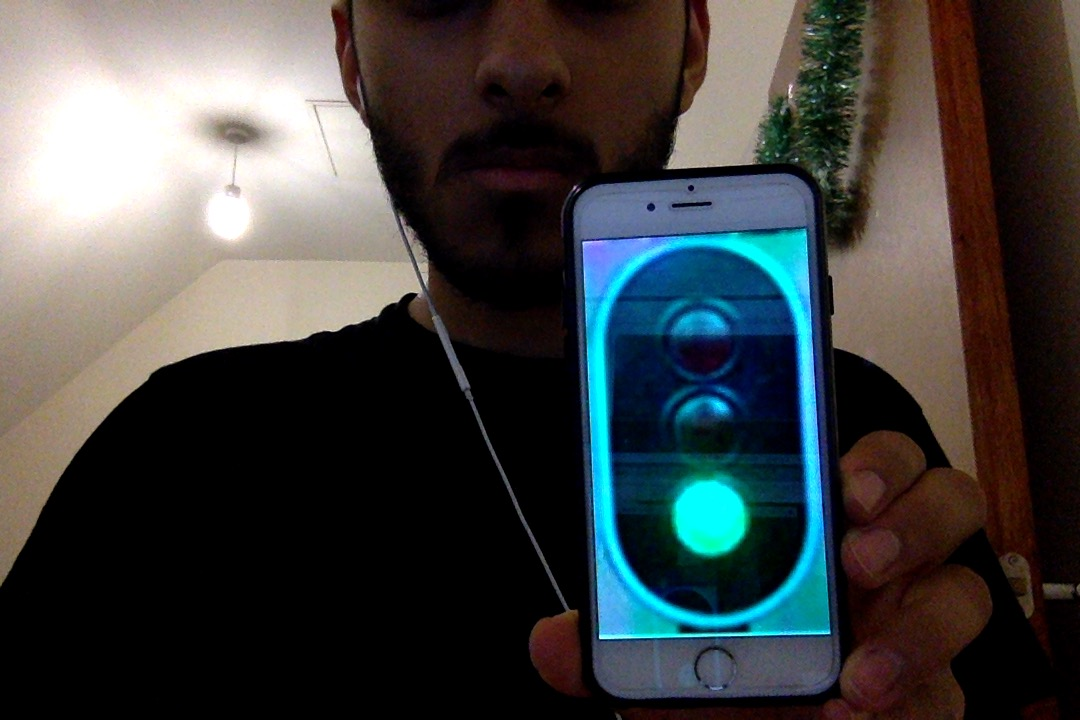
#> input picture Haar Cascade/Traffic Lights/greentraffic.jpg, 1080 x 720 px
$ python trafficstatic-with-detection.py
#> lines starting #> are read from the running program, lines starting #| are printed output that depends on the picture; after the words box and inside, x2 and y2 are one past the last pixel; in counts of white or black regions, pixels touching at a corner belong together
import numpy as np
import cv2

#Haar Cascade Detection
stopCascade = cv2.CascadeClassifier('traffic.xml')

#Red or Green Images
img = cv2.imread('greentraffic.jpg')
#> img is the input picture: shape (720, 1080, 3); mean B, G, R 66.1, 66.4, 64.5
#img = cv2.imread('redtraffic.jpg')

gray = cv2.cvtColor(img, cv2.COLOR_BGR2GRAY)
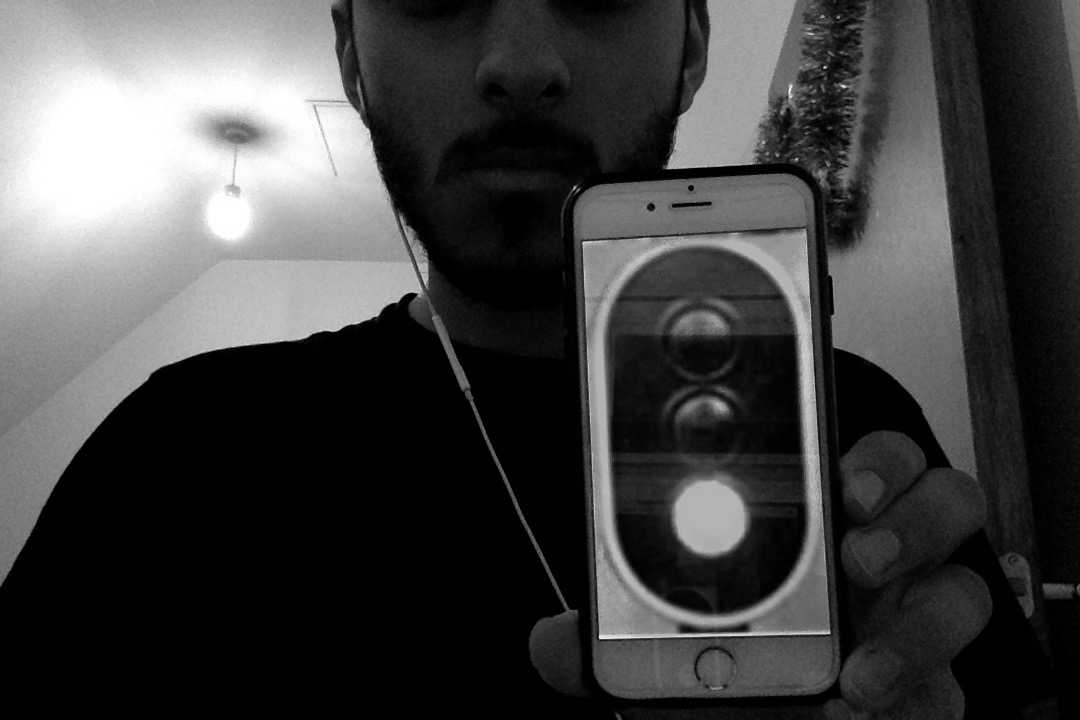
#> gray: shape (720, 1080); min 0, max 255, mean 65.8
stop = stopCascade.detectMultiScale(gray, 1.1, 2)
#> stop = [[590, 226, 237, 426]]

for (x,y,w,h) in stop:
    cv2.rectangle(img, (x,y), (x+w,y+h), (255,0,0),2)
    roi_gray = gray[y:y+h, x:x+w]
#> this loop made 1 pass
#> pass 1, `roi_gray = gray[y:y+h, x:x+w]`:
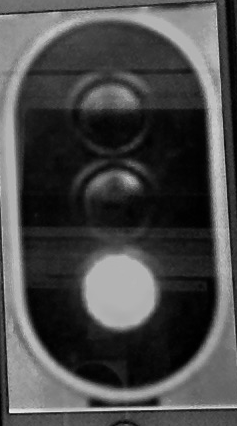
#> roi_gray: shape (426, 237); min 0, max 240, mean 72.5
#> after the loop:
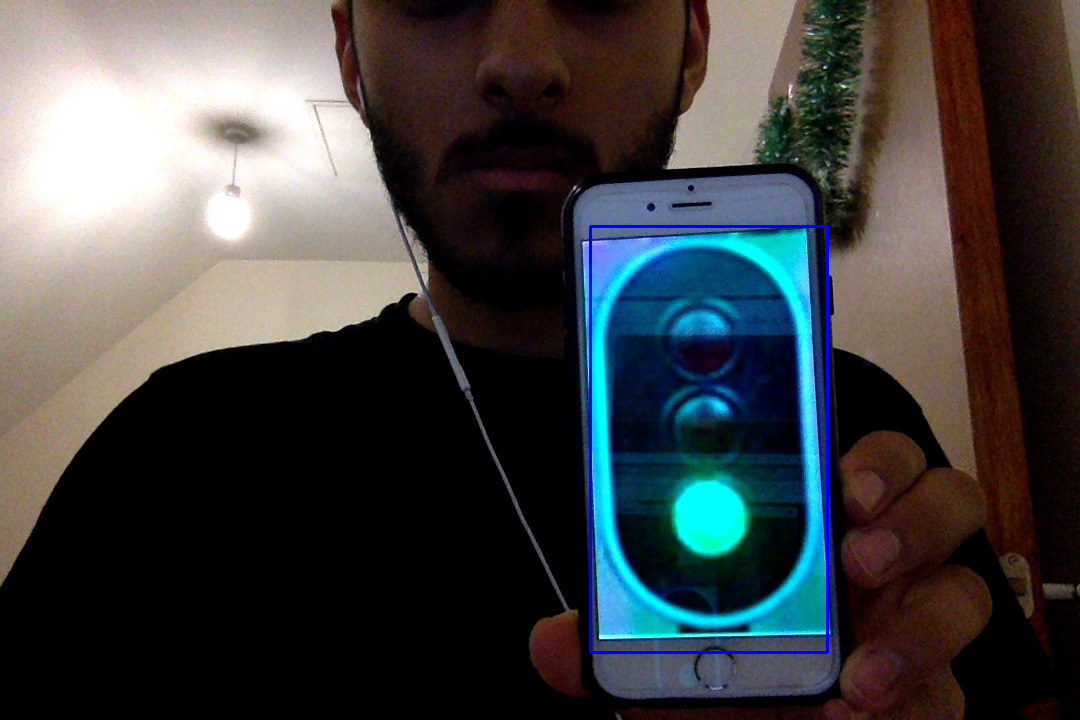
#> img: shape (720, 1080, 3); 0.51% of pixels changed, all inside (x1, y1, x2, y2) = (589, 225, 829, 654)

#cv2.imshow('img',roi_gray)
#cv2.waitKey(0)
#cv2.destroyAllWindows()

#Try to find the brightest spot
#Apply guassian blur to ROI in order to remove highe frequency noise from the image
newgray = cv2.GaussianBlur(roi_gray, (41, 41), 0)
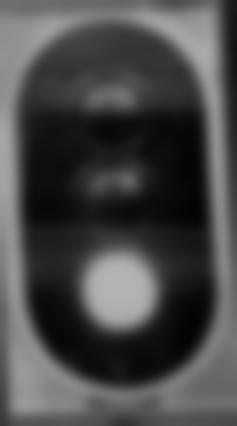
#> newgray: shape (426, 237); min 3, max 179, mean 72.6

(minVal, maxVal, minLoc, maxLoc) = cv2.minMaxLoc(newgray)
#> minVal = 3; maxVal = 179; minLoc = (192, 207); maxLoc = (116, 271)

cv2.circle(roi_gray, maxLoc, 42, (255, 0, 0), 2)
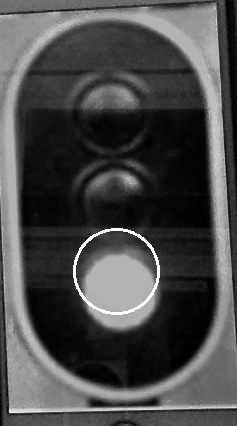
#> roi_gray: shape (426, 237); 0.79% of pixels changed, all inside (x1, y1, x2, y2) = (73, 228, 160, 315)

print(maxLoc)
#| (116, 271)

cv2.imshow("IMG", roi_gray)
cv2.waitKey(0)

#RED maxLoc = (149,148)
#RED seems to be in the y range of (100-170)
#GREEN maxLoc = (115, 272)
#GREEN seems to be in the y range of (230-295)
#Add an undiecided factor if it falls outside of these ranges

$ run again, with Haar Cascade/Traffic Lights/redtraffic.jpg copied over Haar Cascade/Traffic Lights/greentraffic.jpg
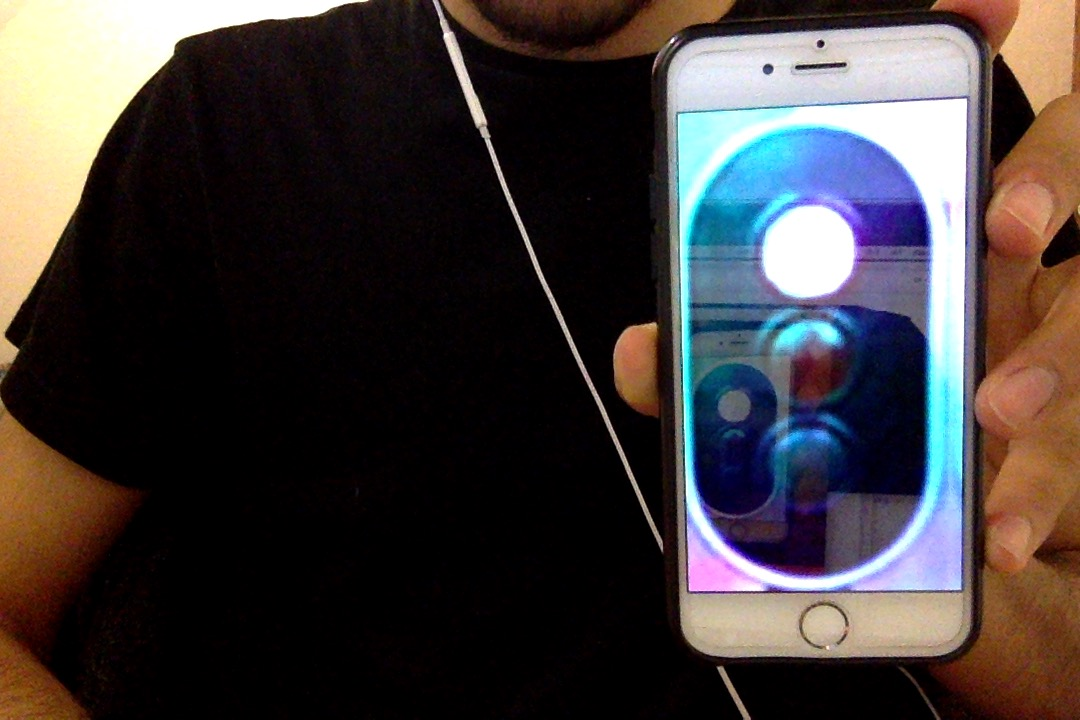
#> input picture Haar Cascade/Traffic Lights/redtraffic.jpg, 1080 x 720 px
#> img is the input picture: shape (720, 1080, 3); mean B, G, R 58.8, 59.2, 65.5
#> `gray = cv2.cvtColor(img, cv2.COLOR_BGR2GRAY)`:
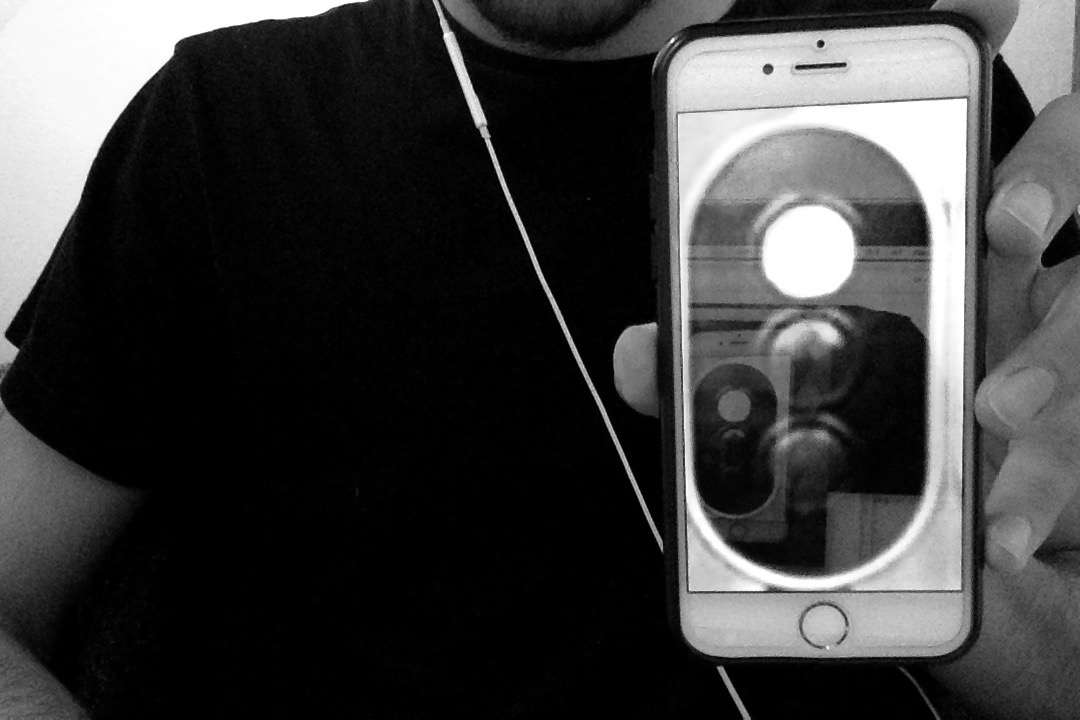
#> gray: shape (720, 1080); min 0, max 255, mean 61
#> stop = [[656, 70, 299, 538]]
#> the loop `for (x,y,w,h) in stop:` made 1 pass
#> `newgray = cv2.GaussianBlur(roi_gray, (41, 41), 0)`:
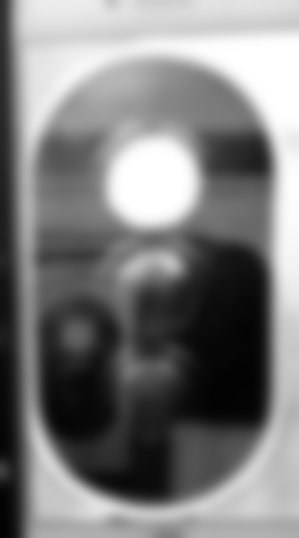
#> newgray: shape (538, 299); min 2, max 255, mean 125.3
#> minVal = 2; maxVal = 255; minLoc = (0, 527); maxLoc = (284, 47)
#| (284, 47)

$ run again, with Haar Cascade/Traffic Lights/stopimage.jpg copied over Haar Cascade/Traffic Lights/greentraffic.jpg
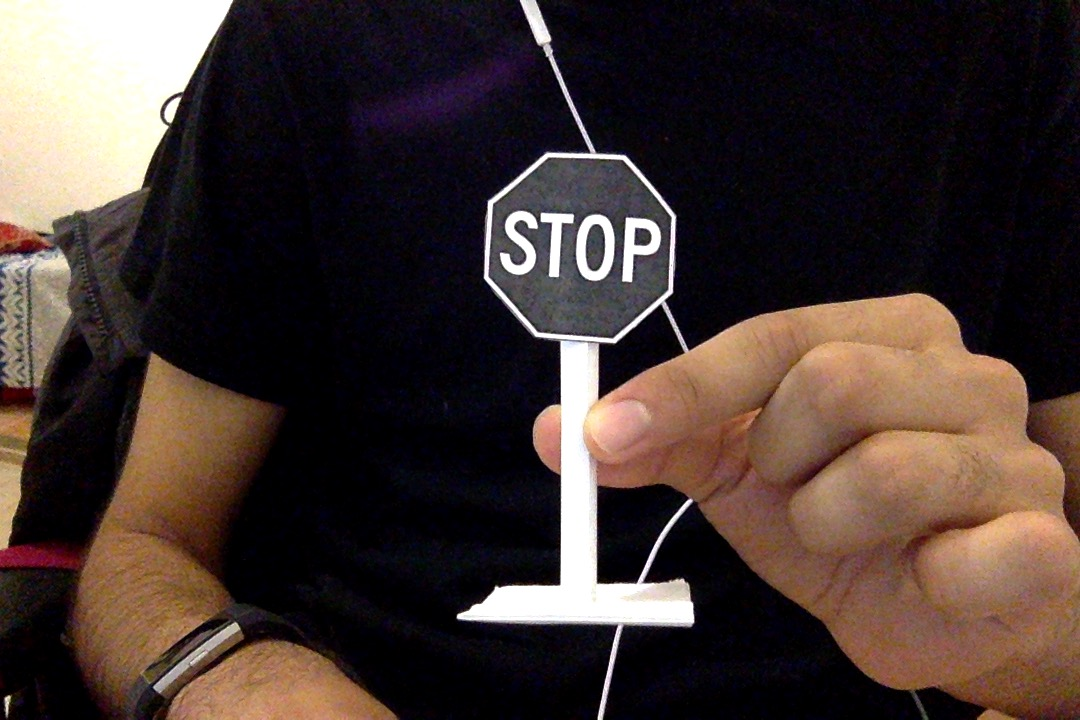
#> input picture Haar Cascade/Traffic Lights/stopimage.jpg, 1080 x 720 px
#> img is the input picture: shape (720, 1080, 3); mean B, G, R 50, 54.1, 67.8
#> `gray = cv2.cvtColor(img, cv2.COLOR_BGR2GRAY)`:
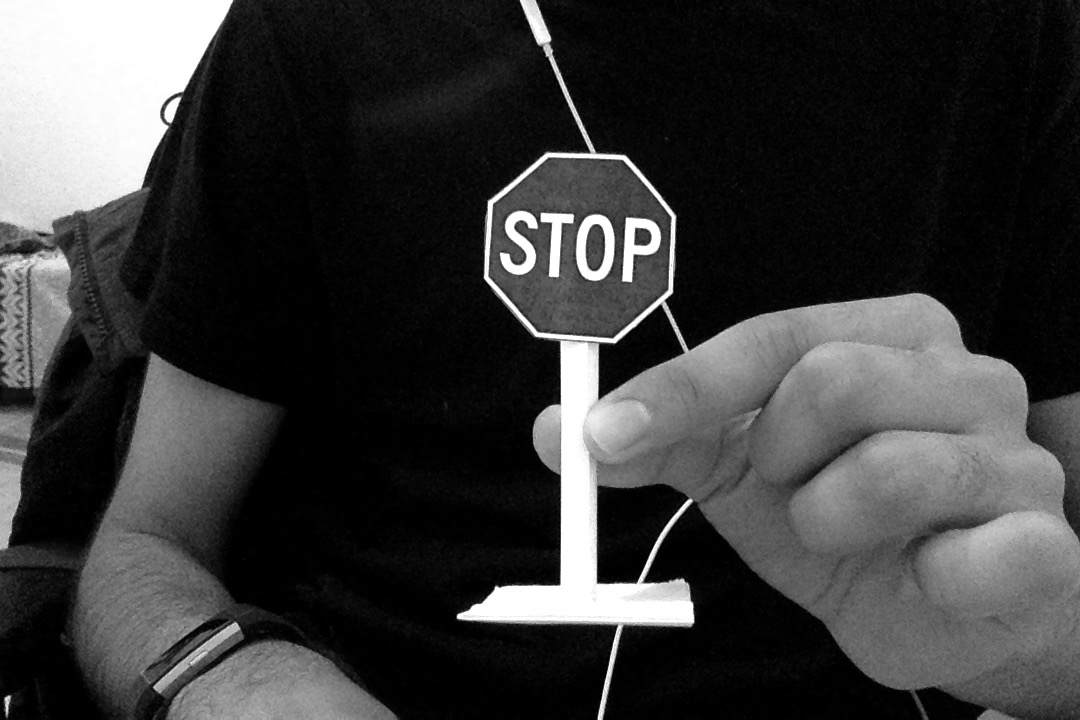
#> gray: shape (720, 1080); min 0, max 255, mean 57.7
#> stop = [[47, 283, 101, 182]]
#> the loop `for (x,y,w,h) in stop:` made 1 pass
#> minVal = 1; maxVal = 159; minLoc = (53, 163); maxLoc = (0, 13)
#> `cv2.circle(roi_gray, maxLoc, 42, (255, 0, 0), 2)`:
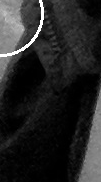
#> roi_gray: shape (182, 101); min 0, max 255, mean 37.4
#| (0, 13)
